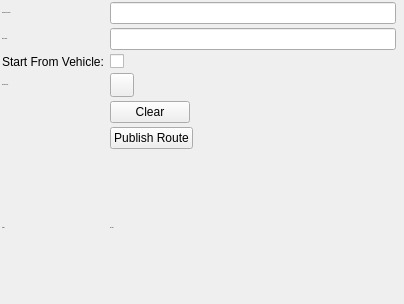
<?xml version="1.0" encoding="UTF-8"?>
<ui version="4.0">
 <class>plan_route_config</class>
 <widget class="QWidget" name="plan_route_config">
  <property name="geometry">
   <rect>
    <x>0</x>
    <y>0</y>
    <width>404</width>
    <height>304</height>
   </rect>
  </property>
  <property name="windowTitle">
   <string>Form</string>
  </property>
  <property name="styleSheet">
   <string notr="true"/>
  </property>
  <layout class="QGridLayout" name="gridLayout">
   <property name="leftMargin">
    <number>2</number>
   </property>
   <property name="topMargin">
    <number>2</number>
   </property>
   <property name="rightMargin">
    <number>2</number>
   </property>
   <property name="bottomMargin">
    <number>2</number>
   </property>
   <property name="verticalSpacing">
    <number>4</number>
   </property>
   <item row="3" column="2">
    <widget class="QLineEdit" name="topic"/>
   </item>
   <item row="11" column="2" colspan="2">
    <widget class="QLabel" name="status">
     <property name="font">
      <font>
       <pointsize>-1</pointsize>
      </font>
     </property>
     <property name="styleSheet">
      <string notr="true"/>
     </property>
     <property name="text">
      <string>No topic</string>
     </property>
     <property name="wordWrap">
      <bool>true</bool>
     </property>
    </widget>
   </item>
   <item row="6" column="0">
    <widget class="QLabel" name="label_3">
     <property name="font">
      <font>
       <pointsize>-1</pointsize>
      </font>
     </property>
     <property name="text">
      <string>Preview Color:</string>
     </property>
    </widget>
   </item>
   <item row="2" column="0">
    <widget class="QLabel" name="label">
     <property name="font">
      <font>
       <pointsize>-1</pointsize>
      </font>
     </property>
     <property name="text">
      <string>Plan Route Service:</string>
     </property>
    </widget>
   </item>
   <item row="6" column="2">
    <widget class="mapviz::ColorButton" name="color">
     <property name="maximumSize">
      <size>
       <width>24</width>
       <height>24</height>
      </size>
     </property>
     <property name="autoFillBackground">
      <bool>false</bool>
     </property>
     <property name="styleSheet">
      <string notr="true"/>
     </property>
     <property name="text">
      <string/>
     </property>
    </widget>
   </item>
   <item row="2" column="2">
    <widget class="QLineEdit" name="service">
     <property name="font">
      <font>
       <pointsize>-1</pointsize>
      </font>
     </property>
    </widget>
   </item>
   <item row="10" column="2">
    <widget class="QPushButton" name="publish">
        <property name="sizePolicy">
         <sizepolicy hsizetype="Fixed" vsizetype="Fixed">
          <horstretch>0</horstretch>
          <verstretch>0</verstretch>
         </sizepolicy>
        </property>
     <property name="text">
      <string>Publish Route</string>
     </property>
    </widget>
   </item>
   <item row="11" column="0">
    <widget class="QLabel" name="label_2">
     <property name="font">
      <font>
       <pointsize>-1</pointsize>
      </font>
     </property>
     <property name="text">
      <string>Status:</string>
     </property>
    </widget>
   </item>
   <item row="3" column="0">
    <widget class="QLabel" name="label_4">
     <property name="font">
      <font>
       <pointsize>-1</pointsize>
      </font>
     </property>
     <property name="text">
      <string>Route Topic:</string>
     </property>
    </widget>
   </item>
   <item row="5" column="2">
    <widget class="QCheckBox" name="start_from_vehicle">
     <property name="text">
      <string/>
     </property>
    </widget>
   </item>
   <item row="5" column="0">
    <widget class="QLabel" name="label_5">
     <property name="text">
      <string>Start From Vehicle:</string>
     </property>
    </widget>
   </item>
   <item row="7" column="2">
    <widget class="QPushButton" name="clear">
        <property name="sizePolicy">
         <sizepolicy hsizetype="Fixed" vsizetype="Fixed">
          <horstretch>0</horstretch>
          <verstretch>0</verstretch>
         </sizepolicy>
        </property>
     <property name="text">
      <string>Clear</string>
     </property>
    </widget>
   </item>
  </layout>
 </widget>
 <customwidgets>
  <customwidget>
   <class>mapviz::ColorButton</class>
   <extends>QPushButton</extends>
   <header location="global">mapviz/color_button.hpp</header>
  </customwidget>
 </customwidgets>
 <resources/>
 <connections/>
 <slots>
  <slot>SelectColor()</slot>
  <slot>SelectTopic()</slot>
  <slot>TopicEdited()</slot>
  <slot>PositionToleranceChanged(double)</slot>
  <slot>AngleToleranceChanged(double)</slot>
 </slots>
</ui>
